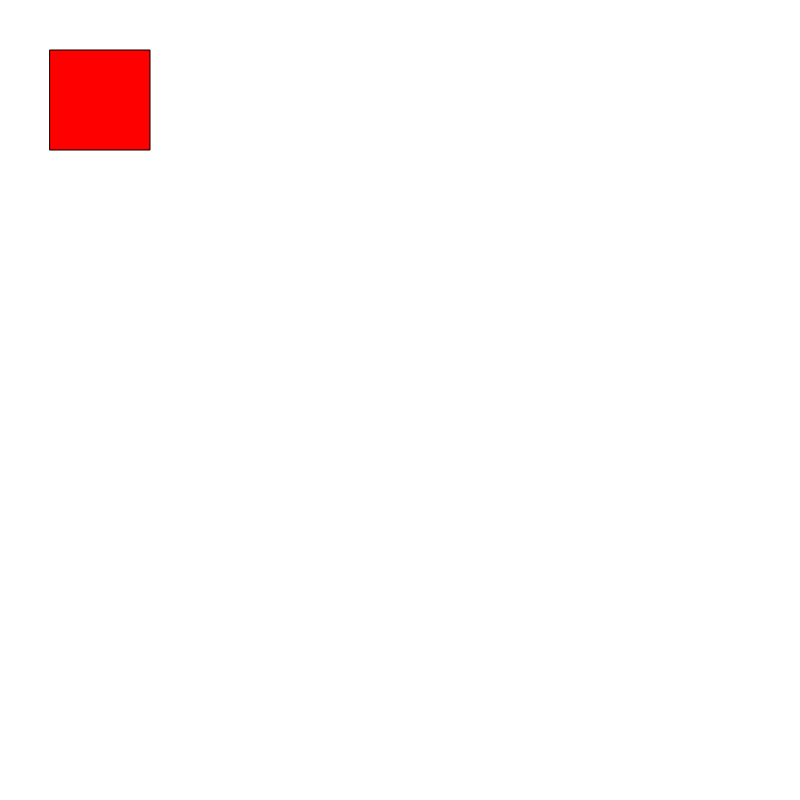
Frame 1 (no input)
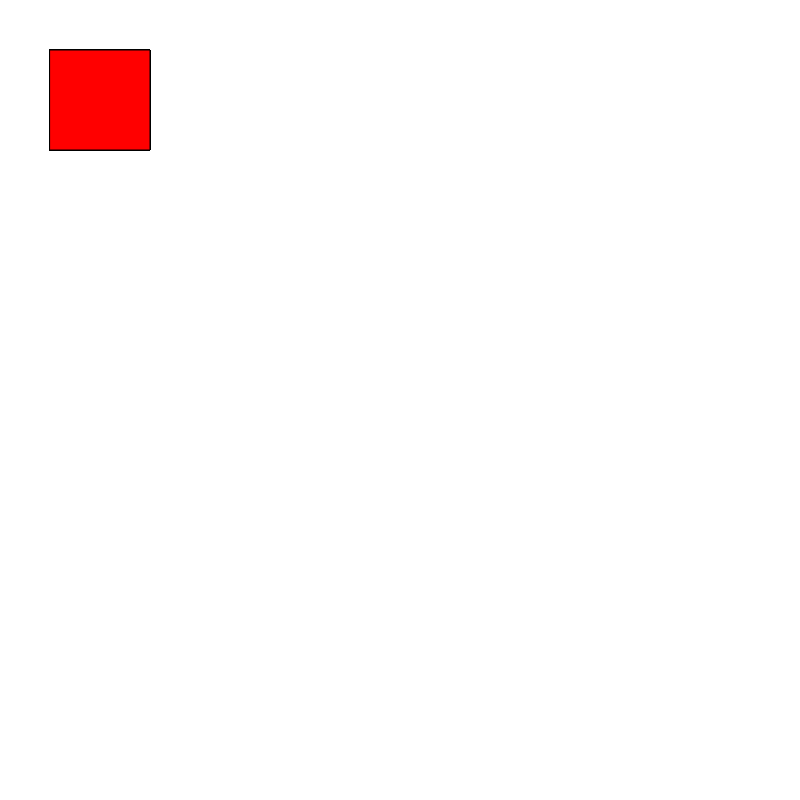
Frame 60 (no input)
Frame 120 (the mouse pressed at the canvas centre since frame 60): identical to frame 60, image omitted

The p5.js sketch that drew these frames (run headless with seeded random() and noise() and a simulated clock; from frame 60 on, the mouse is pressed at the canvas centre):

// p5.js sketch
// ── sketch.js
function setup() {
  // put setup code here
  createCanvas(800, 800);
  rectMode(CENTER);
}

function draw() {
  // put drawing code here
  fill('red') ;
  rect(100, 100, 100, 100) ;
}

function mouseReleased() {
  if ((mouseX > 100) && (mouseX < 200) && (mouseY > 100) && (mouseY < 200)) {
  console.log("beep");
}
}
